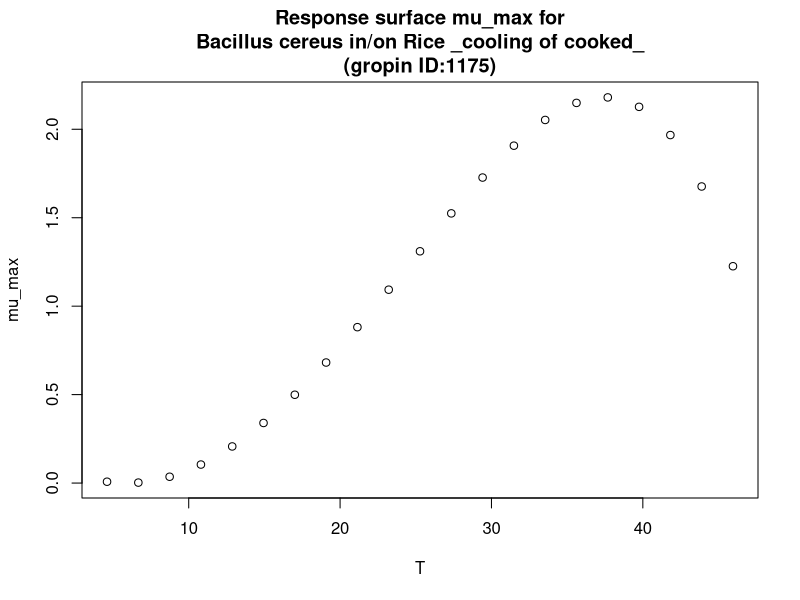

The R source for this figure:
#############################
# start of Parameter script
#############################
T <- seq(4.6046,45.954045954046,length.out=21)
#############################
# end of Parameter script
#############################
############################# 
# start of Model script Gropin ID 1175 
#############################
 
# constant coefficients for this model
 
variables <- data.frame(T)
argumentsPar <- expand.grid(variables)
 
# heart of the model
response_surface <- function(T) {
   mumax <-0.0053*((T-5.90)^2)*(1-exp(0.0444*(T-49.46)))

return(mumax=mumax)
} 

# output parameters
mumax <- cbind(argumentsPar,response_surface(argumentsPar['T']))
colnames(mumax) <- c(colnames(argumentsPar),'mumax')
#############################
# End of Model script
#############################
############################# 
# start of Visualisation script Gropin ID 1175 
#############################
plot(T,mumax$mumax,
                          xlab='T',
                          ylab='mu_max',main='Response surface mu_max for
Bacillus cereus in/on Rice _cooling of cooked_
(gropin ID:1175)')
#############################
# End of Visualisation script
#############################
